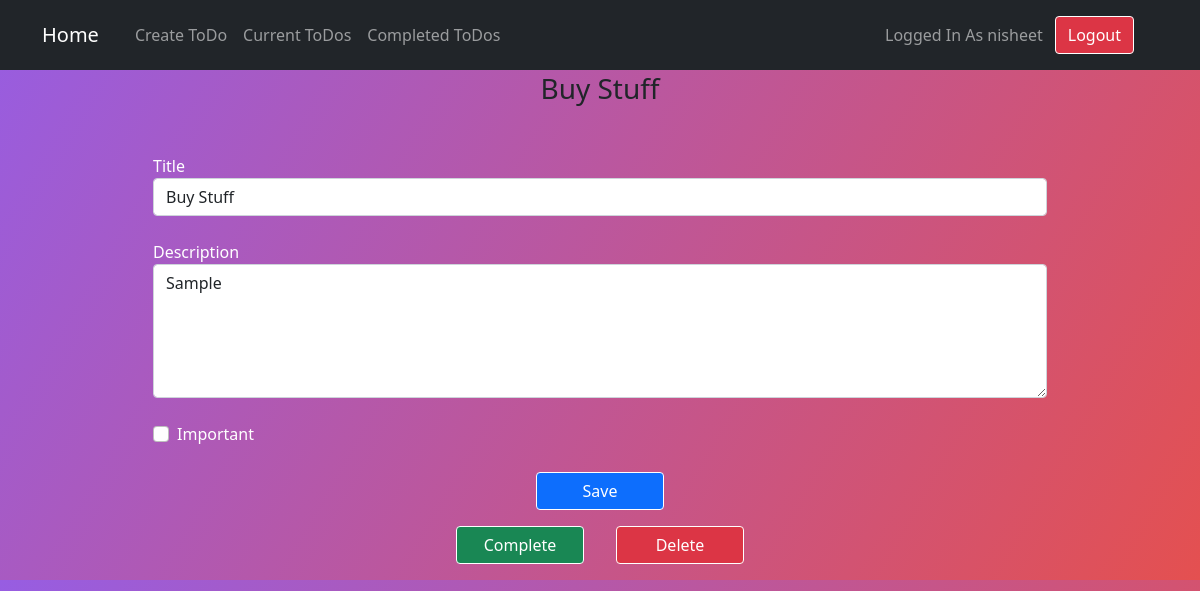
/todo/3 (signed in), run on an earlier commit of the app's database.
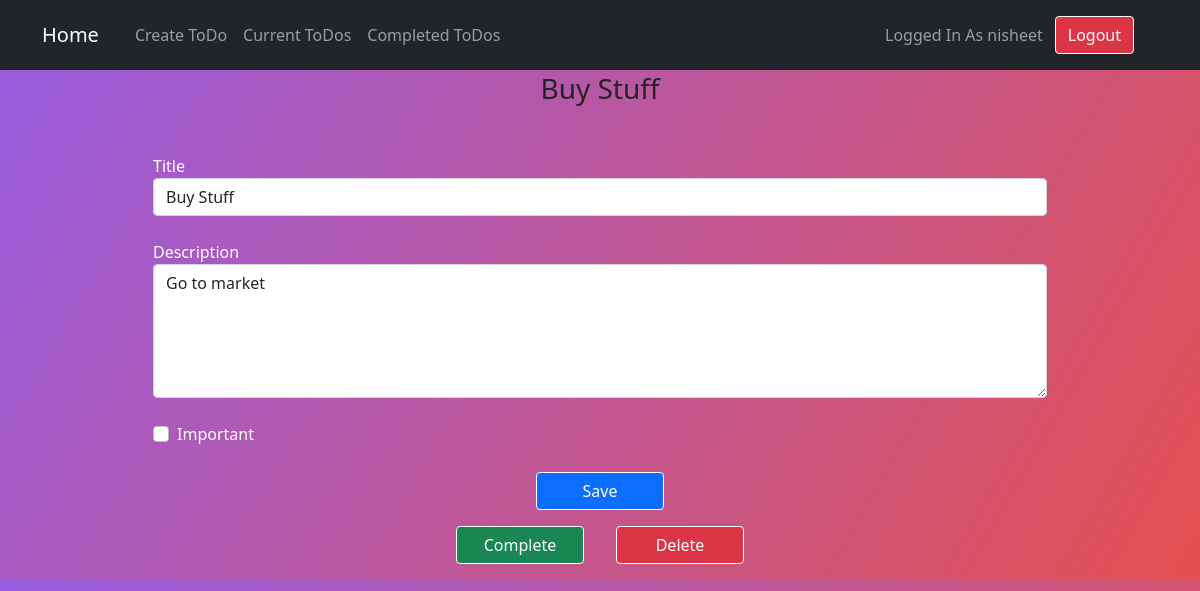
And on a later commit of the database.
### todo/models.py (models this page shows, shortened)
class Todo(models.Model):
	title = models.CharField(max_length=100)
	memo = models.TextField(blank=True)
	created = models.DateTimeField(auto_now_add=True)
	datecompleted = models.DateTimeField(null=True, blank=True)
	important = models.BooleanField(default=False)
	user = models.ForeignKey(User, on_delete=models.CASCADE)

### todo/views.py (the view, shortened to what this page needs)
# urls.py: path('todo/<int:todo_pk>', views.viewtodo, name='viewtodo'),
@login_required
def viewtodo(request, todo_pk):
     todo = get_object_or_404(Todo, pk=todo_pk, user=request.user)
     if request.method == 'GET':
          form = TodoForm(instance=todo)
          return render(request, 'todo/viewtodo.html', {'todo': todo, 'form':form})

### todo/forms.py
class TodoForm(ModelForm):
	class Meta:
		model = Todo
		fields = ['title', 'memo', 'important']

### todo/templates/todo/viewtodo.html (shortened to what this page needs)
{% extends 'todo/base.html' %}
{% block content %}
<h3 class="container text-center">{{ todo.title }}</h3>
<div class="row justify-content-center mt-5">
	<div class="col-md-5 w-75">
		<form method="POST">
			<div class="form-group">
				<label for="title" style="color: white;">Title</label>
				<input type="text" name="title" class="form-control" id="title" value="{{ todo.title }}" required>
			</div>
			<br>
			<div class="form-group">
				<label for="memo" style="color: white;">Description</label>
				<textarea name="memo" rows="5" class="form-control" id="memo">{{ todo.memo }}</textarea>
			</div>
			<br>
			<div class="form-group form-check">
				<input type="checkbox" name="important" id="important" {% if todo.important %}checked {% endif %}
					class="form-check-input">
				<label class="form-check-label" for="important" style="color: white;">Important</label>
			</div>
			<br>
			<div style="display: flex; justify-content: center; align-items: center;">
				<button type="submit" class="btn btn-primary" style="width: 8rem">Save</button>
			</div>
		</form>
		<div style="display: flex; justify-content: center; align-items: center;">
			<form method="POST" action="{% url 'completetodo' todo.id %}">
				<button type="submit" class="btn btn-success" style="margin: 1rem; width: 8rem">Complete</button>
			</form>
			<form method="POST" action="{% url 'deletetodo' todo.id %}">
				<button type="submit" class="btn btn-danger" style="margin: 1rem; width: 8rem">Delete</button>
			</form>
		</div>
	</div>
</div>
{% endblock %}

What changed in the data, as far as the page shows it:
changed Todo "Buy Stuff": memo "Sample" → "Go to market"
